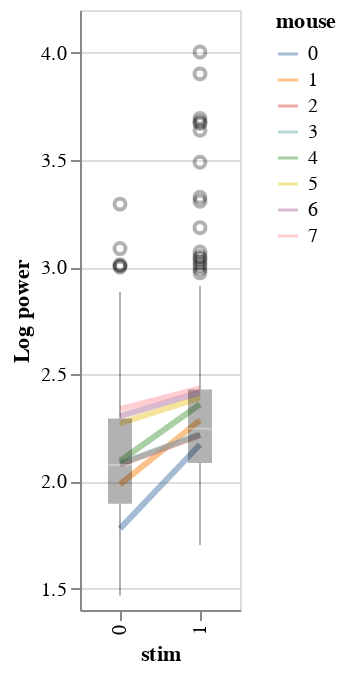

This figure's notebook cell:
### Code cell
reload(visualization)
visualization.plot_data(df=df,x='stim',y='Log power',color='mouse').properties(width=80)

### Figure 1 — Vega-Lite specification as saved in the notebook (floating-point values rounded to 4 significant figures; data arrays with more than 128 entries replaced by an {"elided": "..."} marker saying what was removed)
{"config": {"view": {"continuousWidth": 400, "continuousHeight": 300}}, "layer": [{"mark": {"type": "line", "fill": null, "opacity": 0.5, "size": 3}, "encoding": {"color": {"type": "nominal", "field": "mouse"}, "x": {"type": "ordinal", "field": "stim"}, "y": {"type": "quantitative", "aggregate": "mean", "field": "Log power", "scale": {"zero": false}}}}, {"mark": {"type": "boxplot", "color": "black", "opacity": 0.3, "size": 12}, "encoding": {"x": {"type": "ordinal", "field": "stim"}, "y": {"type": "quantitative", "field": "Log power", "scale": {"zero": false}}}}], "data": {"name": "data-02ff1cb3e5c5f7cedfc00a4d5a91a4cd"}, "width": 80, "$schema": "https://vega.github.io/schema/vega-lite/v4.8.1.json", "datasets": {"data-02ff1cb3e5c5f7cedfc00a4d5a91a4cd": {"elided": "640 records"}}}
